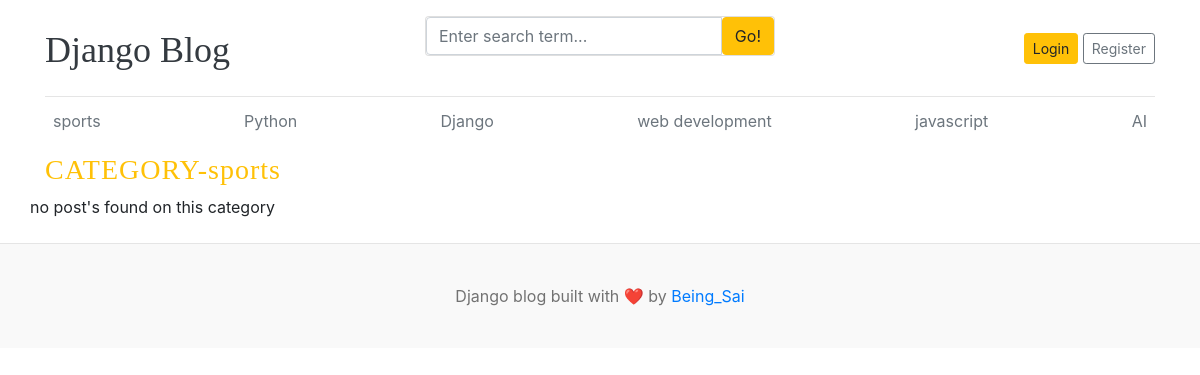
Page /category/1/ on the committed database.
### blogs/models.py (models this page shows)
class Category(models.Model):
    category_name = models.CharField(max_length=50)
    created_at = models.DateTimeField(auto_now_add=True)
    updated_at = models.DateTimeField(auto_now=True)
    def __str__(self):
       return self.category_name
    class Meta:
        verbose_name_plural = 'categories'

### blogs/views.py (the view)
# urls.py: path('<int:category_id>/', views.post_by_category, name="post_by_category" ),
def post_by_category(request,category_id):
    posts = Blog.objects.filter(status="Published", category = category_id)
    category= get_object_or_404(Category,pk=category_id)
    context={
        "posts":posts,
        "category":category,
    }
    return render(request,'post_by_category.html',context)

### blogs/context_preprocessors.py (called while the page is built)
def get_categories(request):
    return{
        "categories": Category.objects.all(),
    }

def get_social_links(request):
    return{
        "sociallinks": SocialLinks.objects.all()
    }

### templates/post_by_category.html (shortened to what this page needs)
{% extends 'base.html' %}
{% block content%}
  <h3 class="text-warning" style="letter-spacing: 1px;">CATEGORY-{{category}}</h3>
  <div class="row mb-2">
    {%if posts%}
    {%for post in posts%}
    <div class="col-md-6">
      <div class="card border-0" >
        <div class="card-body">
          <h3>{{post.title}}</h3>
          <small class="mb-1 text-muted">{{post.created_at | timesince}} ago | {{post.author}}</small>
          <p class="card-text">{{post.short_description | truncatewords:20}}</p>
        </div>
      </div>
    </div>
    {% endfor %}
    {% else %}
    <p> no post's found on this category</p>
    {% endif %}
  </div>
</div>
{% endblock %}

### templates/base.html (shortened to what this page needs)
{% load static %}
<!DOCTYPE html>
<html lang="en">
<head>
    <link href="https://getbootstrap.com/docs/4.0/dist/css/bootstrap.min.css" rel="stylesheet">
    <link href="{% static 'css/blog.css' %}" rel="stylesheet">
  </head>
<body>
    <div class="container">
      <header class="blog-header py-3">
        <div class="row flex-nowrap justify-content-between align-items-center">
          <div class="col-4 pt-1">
            <a class="blog-header-logo text-dark" href="/">Django Blog</a>
          </div>
          <div class="col-4">
            <form action="{% url 'search' %}" method=""GET>
            <div class="card mb-4">
                <div class="input-group">
                    <input name="keyword" value="{{keyword}}" type="text" class="form-control" placeholder="Enter search term..." name="keyword">
                    <button class="btn btn-warning" type="submit">Go!</button>
                </div>
            </div>
            </form>
          </div>
          <div class="col-4 d-flex justify-content-end align-items-center">
            <a class="btn btn-sm btn-warning" href="#">Login</a> &nbsp;
            <a class="btn btn-sm btn-outline-secondary" href="#">Register</a>
          </div>
        </div>
      </header>
      <div class="nav-scroller py-1 mb-2">
        <nav class="nav d-flex justify-content-between">
          {% for cat in categories %}
          <a class="p-2 text-muted" href="{% url 'post_by_category' cat.id %}">{{ cat.category_name}}</a>
          {% endfor %}
        </nav>
      </div>
{% block content %}
{% endblock%}
<footer class="blog-footer">
  <p>Django blog built with ❤️ by <a href="#">Being_Sai</a></p>
</footer>
</body>
</html>

### blog_main/static/css/blog.css (style rules this page uses)
.blog-header { border-bottom: 1px solid #e5e5e5; }
.blog-header-logo { font-family: "Playfair Display", Georgia, "Times New Roman", serif; font-size: 2.25rem; }
h1, h2, h3, h4, h5, h6 { font-family: "Playfair Display", Georgia, "Times New Roman", serif; }
.blog-footer { padding: 2.5rem 0; color: #727272; text-align: center; background-color: #f9f9f9; border-top: .05rem solid #e5e5e5; }
.blog-footer p:last-child { margin-bottom: 0; }

### rows in the picture
Category: category_name "sports"
Category: category_name "Python"
Category: category_name "Django"
Category: category_name "web development"
Category: category_name "javascript"
Category: category_name "AI"
